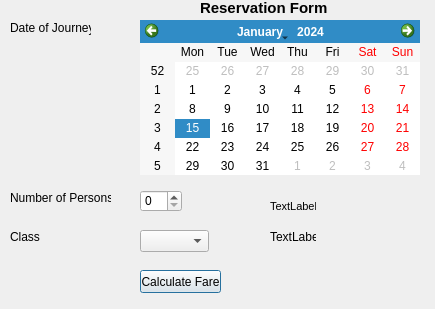
<?xml version="1.0" encoding="UTF-8"?>
<ui version="4.0">
 <class>Dialog</class>
 <widget class="QDialog" name="Dialog">
  <property name="geometry">
   <rect>
    <x>0</x>
    <y>0</y>
    <width>435</width>
    <height>309</height>
   </rect>
  </property>
  <property name="windowTitle">
   <string>Dialog</string>
  </property>
  <widget class="QLabel" name="label">
   <property name="geometry">
    <rect>
     <x>200</x>
     <y>0</y>
     <width>141</width>
     <height>16</height>
    </rect>
   </property>
   <property name="font">
    <font>
     <pointsize>11</pointsize>
     <weight>75</weight>
     <bold>true</bold>
    </font>
   </property>
   <property name="text">
    <string>Reservation Form</string>
   </property>
  </widget>
  <widget class="QLabel" name="label_2">
   <property name="geometry">
    <rect>
     <x>10</x>
     <y>20</y>
     <width>81</width>
     <height>16</height>
    </rect>
   </property>
   <property name="text">
    <string>Date of Journey</string>
   </property>
  </widget>
  <widget class="QLabel" name="label_3">
   <property name="geometry">
    <rect>
     <x>10</x>
     <y>190</y>
     <width>101</width>
     <height>16</height>
    </rect>
   </property>
   <property name="text">
    <string>Number of Persons</string>
   </property>
  </widget>
  <widget class="QLabel" name="label_4">
   <property name="geometry">
    <rect>
     <x>10</x>
     <y>230</y>
     <width>46</width>
     <height>13</height>
    </rect>
   </property>
   <property name="text">
    <string>Class</string>
   </property>
  </widget>
  <widget class="QCalendarWidget" name="calendarWidget">
   <property name="geometry">
    <rect>
     <x>140</x>
     <y>20</y>
     <width>280</width>
     <height>155</height>
    </rect>
   </property>
  </widget>
  <widget class="QSpinBox" name="spinBox">
   <property name="geometry">
    <rect>
     <x>140</x>
     <y>190</y>
     <width>42</width>
     <height>22</height>
    </rect>
   </property>
  </widget>
  <widget class="QComboBox" name="comboBox">
   <property name="geometry">
    <rect>
     <x>140</x>
     <y>230</y>
     <width>69</width>
     <height>22</height>
    </rect>
   </property>
  </widget>
  <widget class="QPushButton" name="pushButton">
   <property name="geometry">
    <rect>
     <x>140</x>
     <y>270</y>
     <width>81</width>
     <height>23</height>
    </rect>
   </property>
   <property name="text">
    <string>Calculate Fare</string>
   </property>
  </widget>
  <widget class="QLabel" name="Enteredinfo">
   <property name="geometry">
    <rect>
     <x>270</x>
     <y>200</y>
     <width>46</width>
     <height>13</height>
    </rect>
   </property>
   <property name="font">
    <font>
     <pointsize>8</pointsize>
    </font>
   </property>
   <property name="text">
    <string>TextLabel</string>
   </property>
  </widget>
  <widget class="QLabel" name="Fareinfo">
   <property name="geometry">
    <rect>
     <x>270</x>
     <y>230</y>
     <width>46</width>
     <height>13</height>
    </rect>
   </property>
   <property name="text">
    <string>TextLabel</string>
   </property>
  </widget>
 </widget>
 <resources/>
 <connections/>
</ui>
